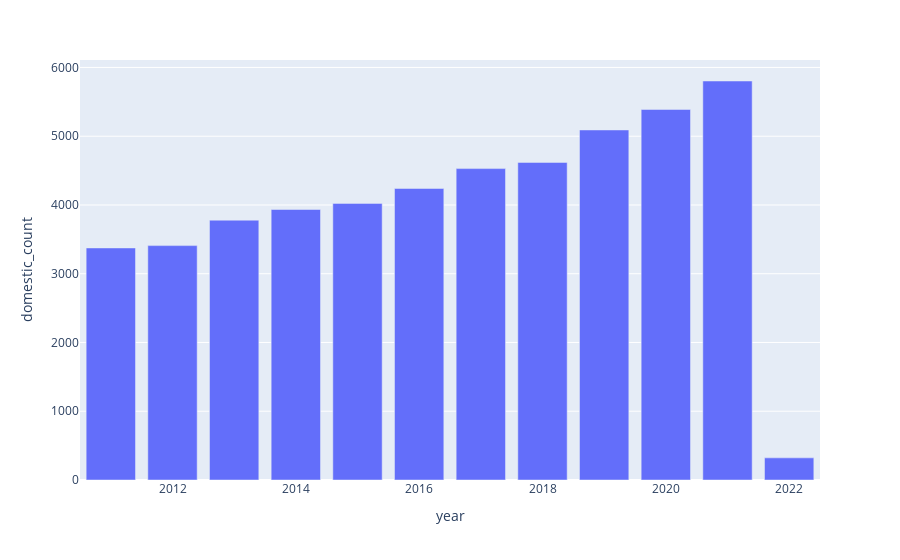

Source (notebook cell):
### Markdown cell above
## 4. Domestic

### Code cell
domestic = dsl.query(f"""
    
        search publications 
            where research_orgs.id = "{institution}"
            and type="article"
            and count(research_org_countries) = 1
                 and year > 2010
        return year
    
    
    """).as_dataframe()

domestic.columns = ['domestic_count', 'year']
px.bar(domestic, x="year", y="domestic_count")

### Figure 1 — Plotly figure (JSON) as saved in the notebook; plotly's stock layout.template omitted (floating-point values rounded to 4 significant figures)
{"data": [{"alignmentgroup": "True", "hovertemplate": "year=%{x}<br>domestic_count=%{y}<extra></extra>", "legendgroup": "", "marker": {"color": "#636efa", "pattern": {"shape": ""}}, "name": "", "offsetgroup": "", "orientation": "v", "showlegend": false, "textposition": "auto", "type": "bar", "x": [2021, 2020, 2019, 2018, 2017, 2016, 2015, 2014, 2013, 2012, 2011, 2022], "xaxis": "x", "y": [5803, 5389, 5091, 4619, 4529, 4240, 4023, 3934, 3779, 3409, 3375, 322], "yaxis": "y"}], "layout": {"autosize": true, "barmode": "relative", "legend": {"tracegroupgap": 0}, "margin": {"t": 60}, "xaxis": {"anchor": "y", "autorange": true, "domain": [0, 1], "range": [2010.0, 2022.0], "title": {"text": "year"}, "type": "linear"}, "yaxis": {"anchor": "x", "autorange": true, "domain": [0, 1], "range": [0, 6108.0], "title": {"text": "domestic_count"}, "type": "linear"}}}
